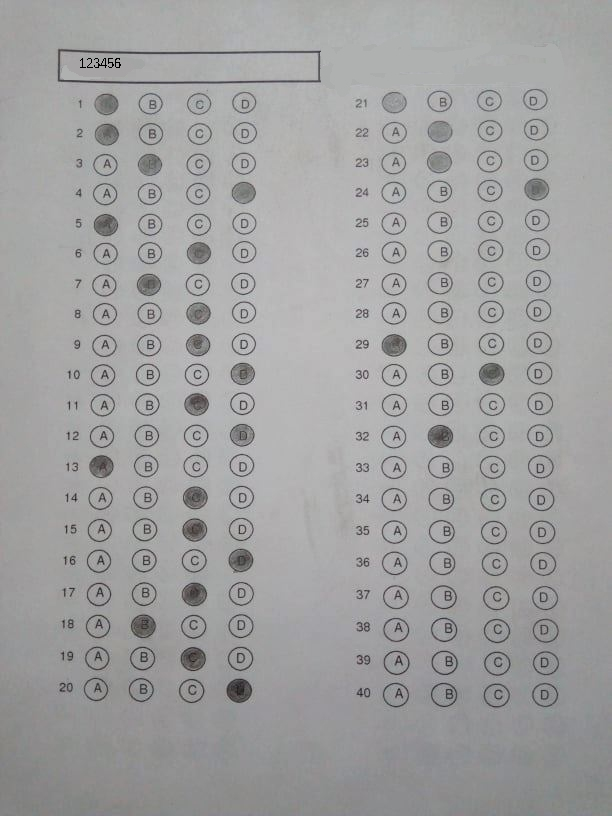
#> input picture msq/3.jpg, 612 x 816 px, found by its file name
$ python msqpre.py
#> lines starting #> are read from the running program, lines starting #| are printed output that depends on the picture; after the words box and inside, x2 and y2 are one past the last pixel; in counts of white or black regions, pixels touching at a corner belong together
import numpy as np
import cv2
import skimage.io as io
from skimage.color import rgb2gray
from numba import vectorize, cuda
import matplotlib.pyplot as plt
from scipy import ndimage
from skimage.exposure import histogram
from skimage.measure import find_contours
from skimage.transform import rotate
from skimage.filters import threshold_local,median
from skimage.transform import hough_line, hough_line_peaks
from preprocessing.excellpre import preprocessing,returncell
from skimage.morphology import skeletonize


colorimage= cv2.imread('msq/3.jpg')
#> colorimage is the input picture: shape (816, 612, 3); mean B, G, R 160.7, 160.6, 160.6
gray_scale_image=cv2.cvtColor(colorimage,cv2.COLOR_BGR2GRAY)
edge_gray_scale_image =cv2.Canny(gray_scale_image,100,150)
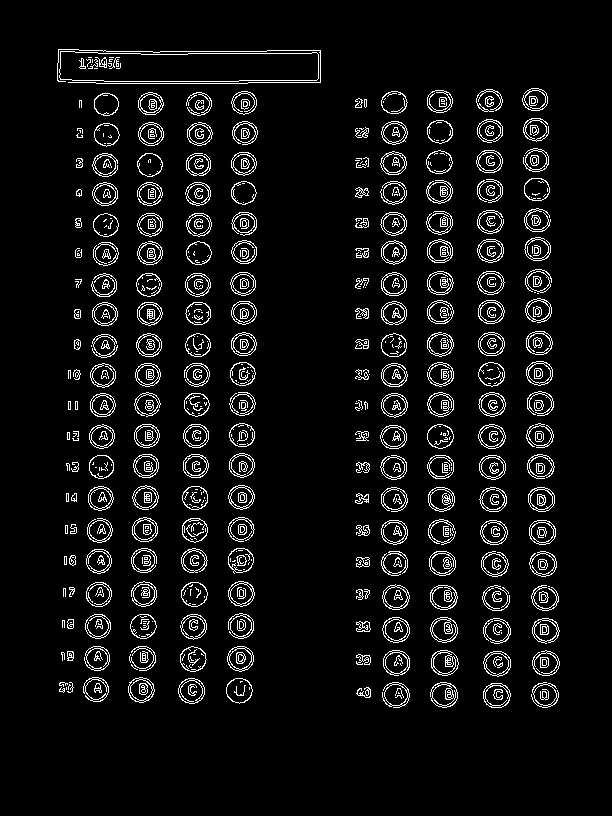
#> edge_gray_scale_image: shape (816, 612); 6.4% white in thin lines or dots, all inside (x1, y1, x2, y2) = (57, 49, 560, 708)


cv2.imshow('img',edge_gray_scale_image)
cv2.waitKey(0)
cv2.destroyAllWindows()

edge_gray_scale_image=edge_gray_scale_image/255


$ run again, with msq/1.jpg copied over msq/3.jpg
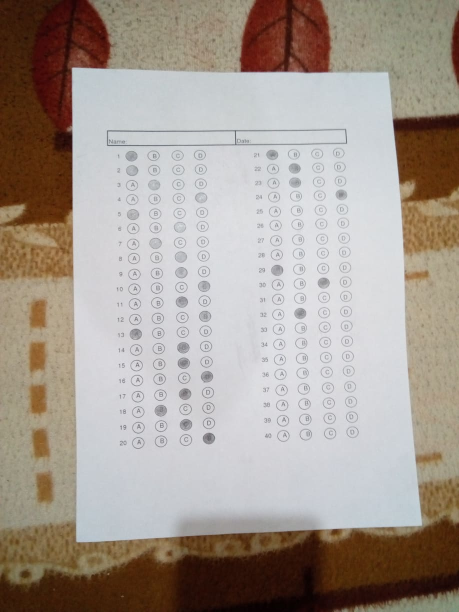
#> input picture msq/1.jpg, 918 x 1224 px, found by its file name (shown at 1/2 size)
#> colorimage is the input picture: shape (1224, 918, 3); mean B, G, R 146.7, 155.4, 165.8
#> `gray_scale_image=cv2.cvtColor(colorimage,cv2.COLOR_BGR2GRAY)`:
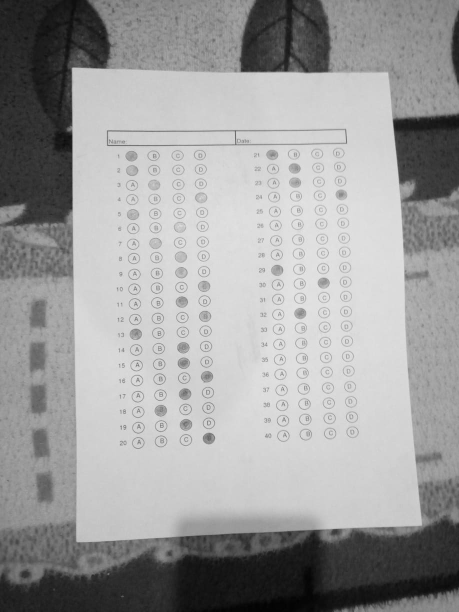
#> gray_scale_image: shape (1224, 918) (shown at 1/2 size); min 2, max 245, mean 157.5
#> `edge_gray_scale_image =cv2.Canny(gray_scale_image,100,150)`:
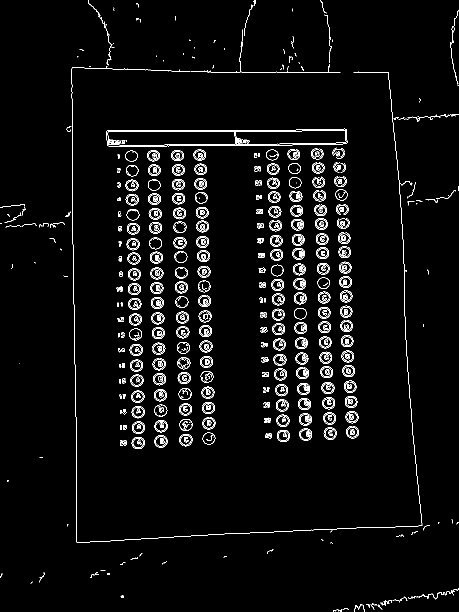
#> edge_gray_scale_image: shape (1224, 918) (shown at 1/2 size); 3.4% white in thin lines or dots

$ run again, with msq/2.jpg copied over msq/3.jpg
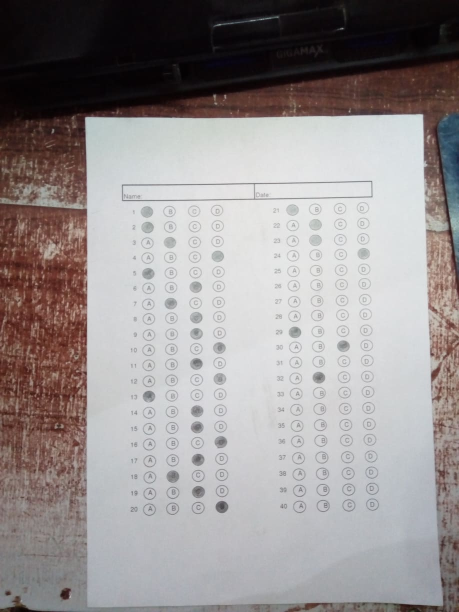
#> input picture msq/2.jpg, 918 x 1224 px, found by its file name (shown at 1/2 size)
#> colorimage is the input picture: shape (1224, 918, 3); mean B, G, R 145.8, 145.9, 151.4
#> `gray_scale_image=cv2.cvtColor(colorimage,cv2.COLOR_BGR2GRAY)`:
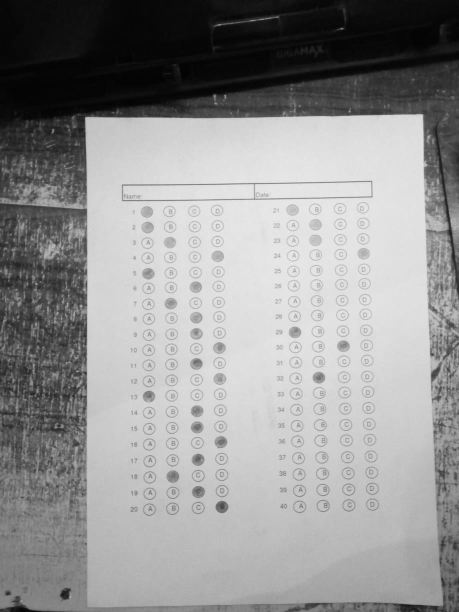
#> gray_scale_image: shape (1224, 918) (shown at 1/2 size); min 1, max 242, mean 147.5
#> `edge_gray_scale_image =cv2.Canny(gray_scale_image,100,150)`:
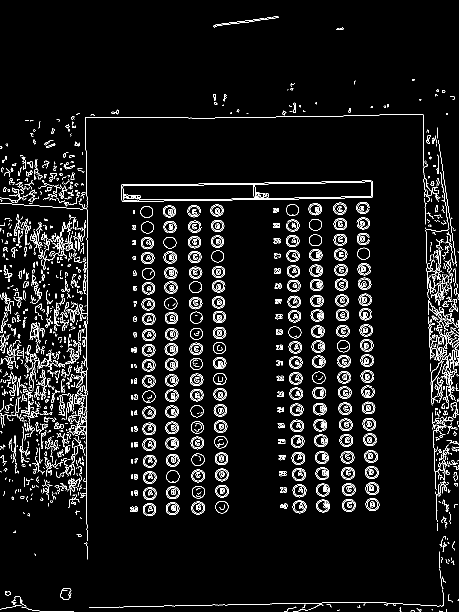
#> edge_gray_scale_image: shape (1224, 918) (shown at 1/2 size); 5.6% white in thin lines or dots
